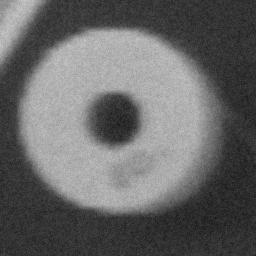
#> input picture taller_2/images/RONDELLE.png, 256 x 256 px
$ jupyter execute umbralizacion_doble.ipynb
#> lines starting #> are read from the running program, lines starting #| are printed output that depends on the picture; after the words box and inside, x2 and y2 are one past the last pixel; in counts of white or black regions, pixels touching at a corner belong together
[cell 1]
import cv2
import matplotlib.pyplot as plt
import numpy as np

image_rondelle = cv2.imread("images/RONDELLE.png", cv2.IMREAD_GRAYSCALE)
#> image_rondelle is the input picture: shape (256, 256); min 25, max 203, mean 102.6

# Visualizar imagen
plt.imshow(image_rondelle, cmap="gray",  vmin=0, vmax=255)
plt.show()

# Visualizar histograma
hist = cv2.calcHist([image_rondelle],[0],None,[256],[0,256])
#> hist = 256 values, max 1541 at index 52, min 0 at index 0, mean 256
plt.plot(hist)
plt.show()
#> figure, not shown here; curve peaks at x = 52, y = 1541

image_angio = cv2.imread("images/ANGIO.png", cv2.IMREAD_GRAYSCALE)
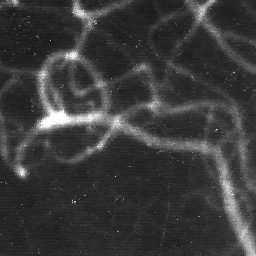
#> input picture taller_2/images/ANGIO.png, 256 x 256 px
#> image_angio is the input picture: shape (256, 256); min 20, max 255, mean 58.9

# Visualizar imagen
plt.imshow(image_angio, cmap="gray",  vmin=0, vmax=255)
plt.show()

[cell 2]
# Se desea aplicar una umbralización doble de tal manera que la imagen resultante debe contener tres clases, cuyos niveles de gris son 0, 128 y 255 respectivamente

# Imagen RONDELLE
S1 = 70
S2 = 160

result = np.zeros_like(image_rondelle, dtype=np.uint8)

# Clase alta
thres_value, mask_high = cv2.threshold(image_rondelle, S2, 255, cv2.THRESH_OTSU)
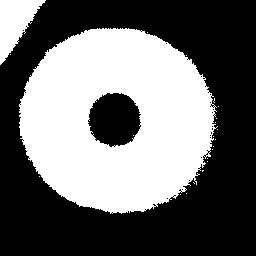
#> mask_high: shape (256, 256); 42.4% white; 22 white regions (20 under 20 px), largest, box (x1, y1, x2, y2) and area: (19, 28, 218, 214) 26195, (0, 0, 46, 65) 1537
#> thres_value = 110
result[mask_high > 0] = 255

# Clase media
mask_mid = cv2.inRange(image_rondelle, S1, S2-1)
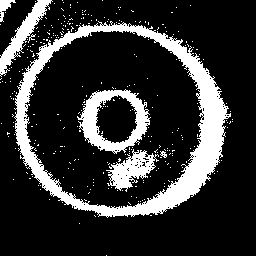
#> mask_mid: shape (256, 256); 19.5% white; 303 white regions (296 under 20 px), largest, box (x1, y1, x2, y2) and area: (14, 21, 231, 218) 8197, (77, 89, 151, 154) 1896, (106, 149, 159, 192) 1019
result[mask_mid > 0] = 128

# Visualizar imagen
plt.imshow(result, cmap='gray', vmin=0, vmax=255)
plt.title("thres_image_rondelle")
plt.axis('off')
plt.show()

# Histograma
hist = cv2.calcHist([result],[0],None,[256],[0,256])
plt.plot(hist)
plt.title("Histograma")
plt.show()
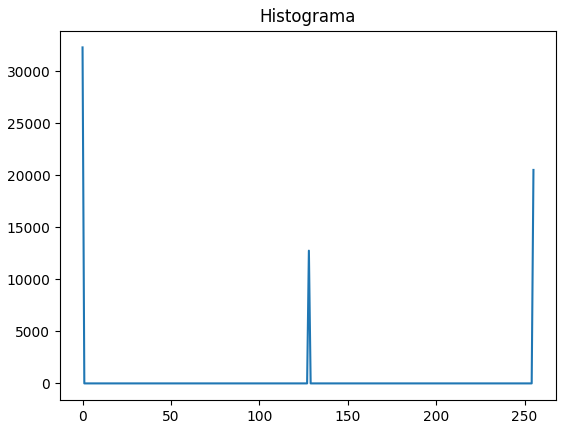
#> figure drawn by matplotlib, 1 panel; curve peaks at x = 0, y = 32278

[cell 3]
# Aplique esta umbralización doble sobre las imágenes de trabajo rondelle.png y angio.png, utilizando como umbrales bajo y alto los valores 70 y 140 respectivamente

# -------------- Imagen RONDELLE ----------------
S1 = 70
S2 = 140

result = np.zeros_like(image_rondelle, dtype=np.uint8)

# Clase alta
thres_value, mask_high = cv2.threshold(image_rondelle, S2, 255, cv2.THRESH_OTSU)
result[mask_high > 0] = 255

# Clase media
mask_mid = cv2.inRange(image_rondelle, S1, S2-1)
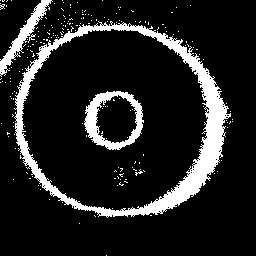
#> mask_mid: shape (256, 256); 13.5% white; 201 white regions (197 under 20 px), largest, box (x1, y1, x2, y2) and area: (14, 21, 231, 218) 6365, (84, 91, 144, 150) 1276, (0, 0, 53, 77) 810, (28, 34, 36, 43) 21
result[mask_mid > 0] = 128

# Visualizar imagen
plt.imshow(result, cmap='gray', vmin=0, vmax=255)
plt.title("thres_image_rondelle")
plt.axis('off')
plt.show()
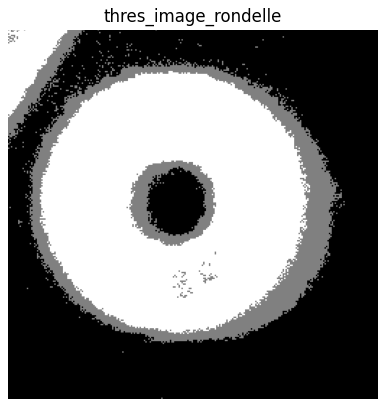
#> figure drawn by matplotlib, 1 panel

# Histograma
hist = cv2.calcHist([result],[0],None,[256],[0,256])
plt.plot(hist)
plt.title("Histograma")
plt.show()
#> figure, not shown here; curve peaks at x = 0, y = 32278

# -------------- Imagen ANGIO ----------------
S1 = 70
S2 = 140

result = np.zeros_like(image_angio, dtype=np.uint8)

# Clase alta
thres_value, mask_high = cv2.threshold(image_angio, S2, 255, cv2.THRESH_OTSU)
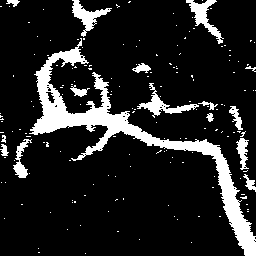
#> mask_high: shape (256, 256); 13.6% white; 170 white regions (154 under 20 px), largest, box (x1, y1, x2, y2) and area: (29, 38, 256, 256) 5868, (186, 0, 224, 44) 508, (137, 83, 199, 118) 495
#> thres_value = 88
result[mask_high > 0] = 255

# Clase media
mask_mid = cv2.inRange(image_angio, S1, S2-1)
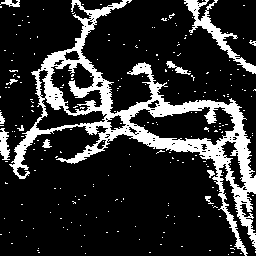
#> mask_mid: shape (256, 256); 18% white; 235 white regions (223 under 20 px), largest, box (x1, y1, x2, y2) and area: (9, 0, 256, 256) 9707, (184, 0, 256, 74) 946, (0, 128, 10, 160) 215
result[mask_mid > 0] = 128

# Visualizar imagen
plt.imshow(result, cmap='gray', vmin=0, vmax=255)
plt.title("thres_image_angio")
plt.axis('off')
plt.show()
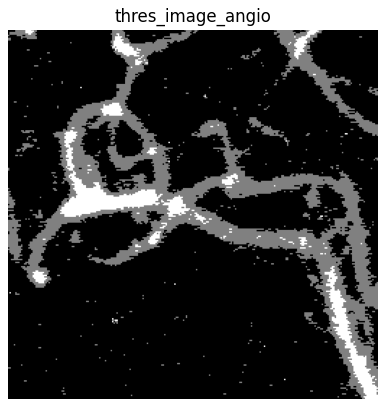
#> figure drawn by matplotlib, 1 panel

# Histograma
hist = cv2.calcHist([result],[0],None,[256],[0,256])
plt.plot(hist)
plt.title("Histograma")
plt.show()
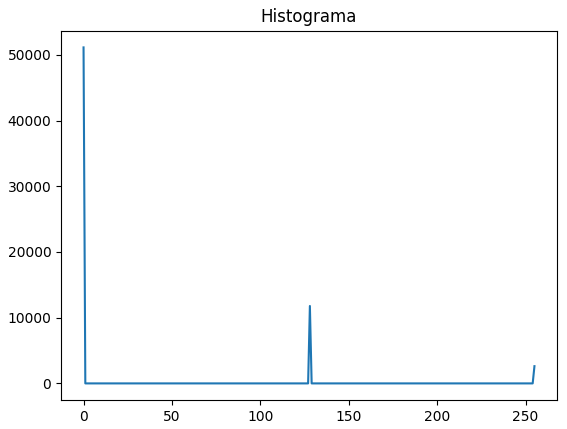
#> figure drawn by matplotlib, 1 panel; curve peaks at x = 0, y = 51131
